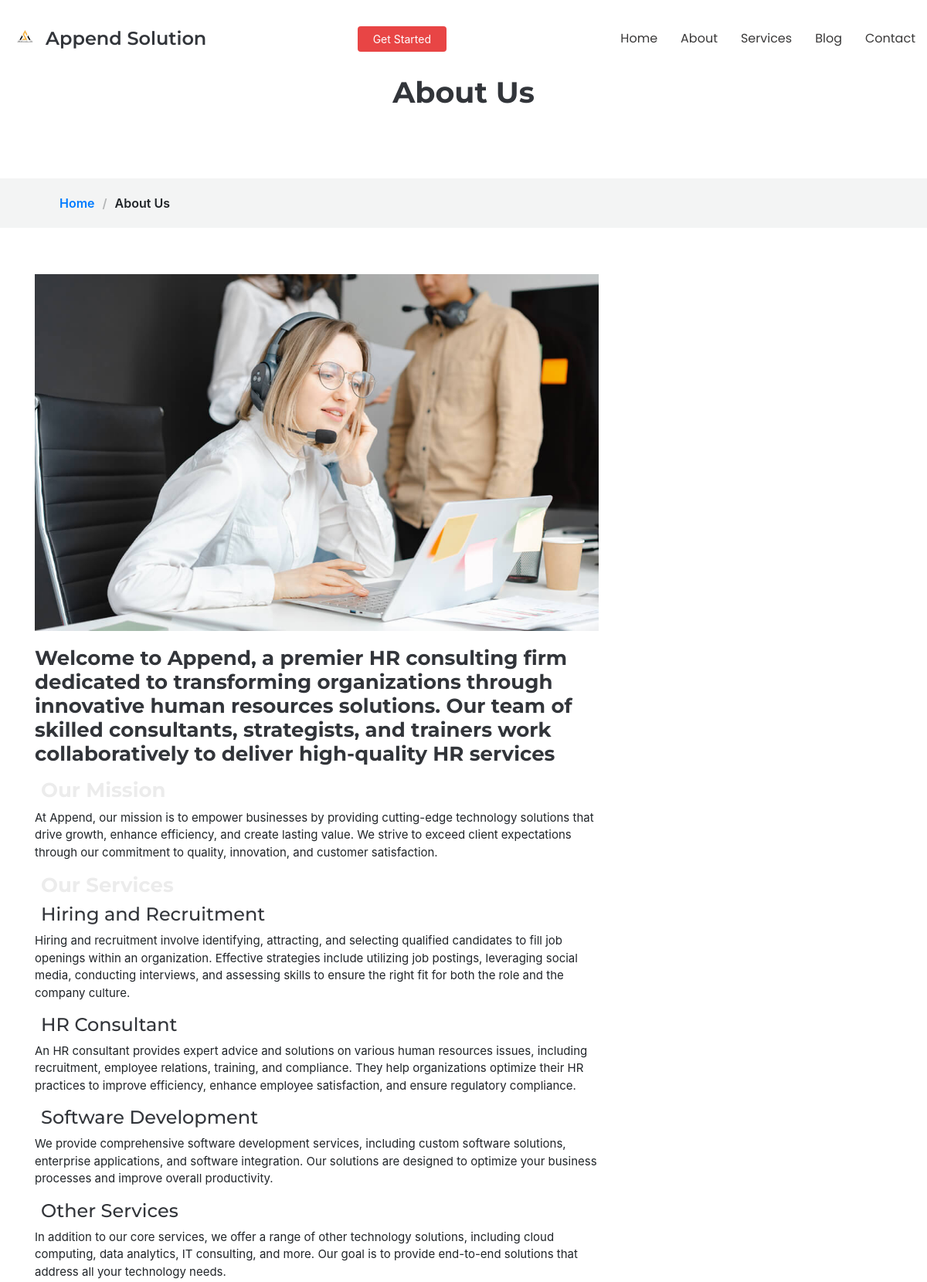
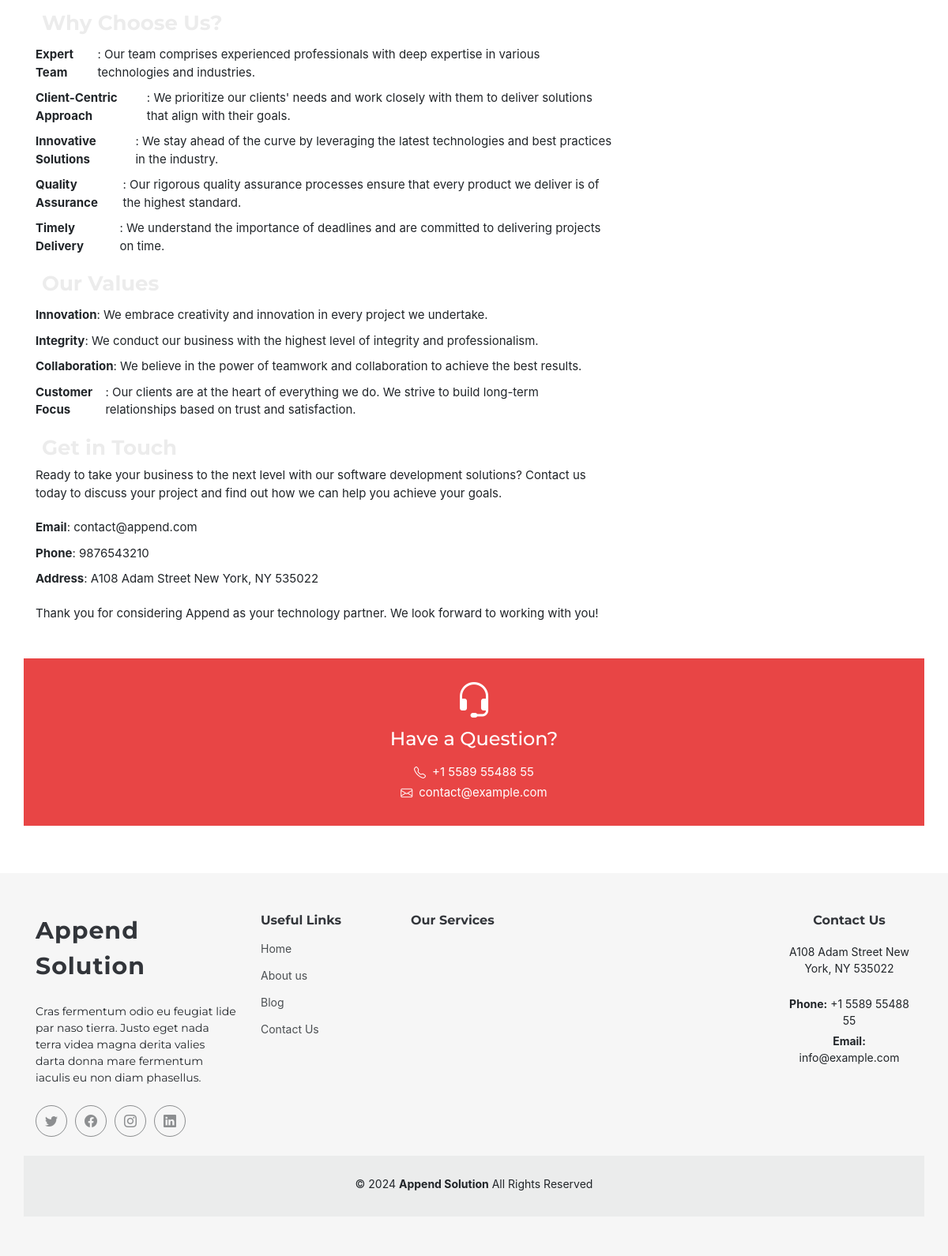
The page /about-us/ on the database its author committed (2 pictures, top to bottom).
### static_app/models.py (models this page shows)
class GlobalSetting(models.Model):
    text = models.TextField(null=True, blank=True)
    global_image = models.ImageField(
        upload_to="globalsetting/%Y/%m/%d/", null=True, blank=True
    )
    logo_image = models.ImageField(
        upload_to="globalsetting/%Y/%m/%d/", null=True, blank=True
    )
    global_url_insta = models.URLField(null=True, blank=True)
    global_url_facebook = models.URLField(null=True, blank=True)
    global_url_twitter = models.URLField(null=True, blank=True)
    global_url_linkedin = models.URLField(null=True, blank=True)
    insta_is_active = models.BooleanField(default=True)
    facebook_is_active = models.BooleanField(default=True)
    twitter_is_active = models.BooleanField(default=True)
    linkedin_is_active = models.BooleanField(default=True)
    created_at = models.DateField(auto_now_add=True)
    slug = models.CharField(max_length=250, unique=True, default=uuid.uuid4)

class About(models.Model):
    title = models.CharField(max_length=250, null=True, blank=True)
    content = RichTextField(null=True, blank=True)
    is_active = models.BooleanField(default=True)
    created_at = models.DateField(auto_now_add=True)
    slug = models.CharField(max_length=250, unique=True, default=uuid.uuid4)

class CustomerService(models.Model):
    tollfree1 = models.CharField(max_length=250, null=True, blank=True)
    tollfree2 = models.CharField(max_length=250, null=True, blank=True)
    email = models.EmailField(unique=False)
    address = models.CharField(max_length=250, null=True, blank=True)
    servicehours = models.TextField(null=True,blank=True)
    iphonelink = models.CharField(max_length=250, null=True, blank=True)
    androidlink = models.CharField(max_length=250, null=True, blank=True)
    created_at = models.DateField(auto_now_add=True)
    slug = models.CharField(max_length=250, unique=True, default=uuid.uuid4)

### static_app/views.py (the view)
# urls.py: path('about-us/', views.AboutUs, name='about_us'),
def AboutUs(request):
    template_name="web/about-us.html"
    globlesetting=GlobalSetting.objects.get(id=1)
    costomer_service=CustomerService.objects.get(id=1)
    about=About.objects.get(id=1)
    return render(request, template_name,{"about":about,'costomer_service':costomer_service,'globlesetting':globlesetting})

### templates/web/about-us.html (shortened to what this page needs)
{% extends 'web/base/base.html' %}
{% load static %}
{% block content %}
{% include 'web/base/header.html'%}
<body class="services-details-page">
  <main class="main">
    <div class="page-title mt-3" data-aos="fade">
      <div class="heading">
        <div class="container">
          <div class="row d-flex justify-content-center text-center">
            <div class="col-lg-8">
              <h1 class="">About Us</h1>
            </div>
          </div>
        </div>
      </div>
      <nav class="breadcrumbs">
        <div class="container">
          <ol>
            <li><a href="{% url 'home' %}">Home</a></li>
            <li class="current">About Us</li>
          </ol>
        </div>
      </nav>
    </div>
    <section id="service-details" class="service-details section">
      <div class="container">
        <div class="row gy-5">
          <div class="col-lg-8 " data-aos="fade-up" data-aos-delay="200">
            <img src="{% static 'assets/img/services.jpg' %}" alt="" class="img-fluid services-img">
            <h3>{{about.title}}</h3>
            <p>
              {{about.content| safe}}
            </p>
          </div>
            <div class="help-box d-flex flex-column justify-content-center align-items-center">
              <i class="bi bi-headset help-icon"></i>
              <h4>Have a Question?</h4>
              <p class="d-flex align-items-center mt-2 mb-0"><i class="bi bi-telephone me-2"></i> <span>+1 5589 55488 55</span></p>
              <p class="d-flex align-items-center mt-1 mb-0"><i class="bi bi-envelope me-2"></i> <a href="mailto:contact@example.com">contact@example.com</a></p>
            </div>
        </div>
      </div>
    </section>
  </main>
</body>
{% include 'web/base/footer.html' %}
{% endblock content %}

### templates/web/base/header.html (shortened to what this page needs)
{% load static %}
<header id="header" class="header d-flex align-items-center fixed-top">
    <div class="container-fluid position-relative d-flex align-items-center justify-content-between">
      <a href="{% url 'home' %}" class="logo d-flex align-items-center me-auto me-xl-0">
        <img src="{{globlesetting.logo_image.url}}" alt="">
        <h1 class="sitename">Append Solution</h1>
      </a>
      <nav id="navmenu" class="navmenu">
        <ul>
          <li><a href="{% url 'home' %}" class="">Home</a></li>
          <li><a href="{% url 'about_us' %}">About</a></li>
          <li><a href="{% url 'services_list' %}">Services</a></li>
          <li><a href="{% url 'blog_list' %}">Blog</a></li>
          <li><a href="{% url 'contact_us' %}">Contact</a></li>
        </ul>
      </nav>
      <a class="btn-getstarted" href="{% url 'contact_us' %}">Get Started</a>
    </div>
  </header>

### templates/web/base/footer.html (shortened to what this page needs)
{% load static %}
<footer id="footer" class="footer position-relative">
    <div class="container footer-top">
      <div class="row gy-4">
        <div class="col-lg-3 col-md-12 footer-about">
          <a href="{% url 'home' %}" class="logo d-flex align-items-center">
            <span class="sitename">Append Solution</span>
          </a>
          <p>{{globlesetting.text}}</p>
          <div class="social-links d-flex mt-4">
            {% if globlesetting.twitter_is_active %}
            <a href="{{globlesetting.global_url_twitter}}"><i class="bi bi-twitter"></i></a>
            {% endif %}
            {% if globlesetting.facebook_is_active %}
            <a href="{{globlesetting.global_url_facebook}}"><i class="bi bi-facebook"></i></a>
            {% endif %}
            {% if globlesetting.insta_is_active %}
            <a href="{{globlesetting.global_url_insta}}"><i class="bi bi-instagram"></i></a>
            {% endif %}
            {% if globlesetting.linkedin_is_active %}
            <a href="{{globlesetting.global_url_linkedin}}"><i class="bi bi-linkedin"></i></a>
            {% endif %}
          </div>
        </div>
        <div class="col-lg-2 col-6 footer-links">
          <h4>Useful Links</h4>
          <ul>
            <li><a href="{% url 'home' %}">Home</a></li>
            <li><a href="{% url 'about_us' %}">About us</a></li>
            <li><a href="{% url 'blog_list' %}">Blog</a></li>
            <li><a href="{% url 'contact_us' %}">Contact Us</a></li>
          </ul>
        </div>
        <div class="col-lg-5 col-6 footer-links">
          <h4>Our Services</h4>
        </div>
        <div class="col-lg-2 col-md-12 footer-contact text-center text-md-start">
          <h4>Contact Us</h4>
          <p>{{costomer_service.address}}</p>
          <p class="mt-4"><strong>Phone:</strong> <span>{{costomer_service.tollfree1}}</span></p>
          <p><strong>Email:</strong> <span>{{costomer_service.email}}</span></p>
        </div>
      </div>
    </div>
    <div class="container copyright text-center mt-4">
      <p>© <script> document.write(new Date().getFullYear()); </script> <strong class="sitename">Append Solution</strong> <span>All Rights Reserved</span></p>
    </div>
  </footer>

### rows shown on the page
GlobalSetting: logo_image (picture), text "Cras fermentum odio eu feugiat lide par naso tierra. Justo eget nada terra videa magna derita valies darta donna mare fermentum iaculis eu non diam phasellus."
About: title "Welcome to Append, a premier HR consulting firm dedicated to transforming organizations through innovative human resources solutions. Our team of skilled consultants, strategists, and trainers work collaboratively to deliver high-quality HR services", content "At Append, our mission is to empower businesses by providing cutting-edge technology solutions that drive growth, enhance efficiency, and create lasting value. We strive to exceed client expectations through our commitment to quality, innovation, and customer satisfaction. Hiring and Recruitment Hiring and recruitment involve identifying, attracting, and selecting qualified candidates to fill job openings within an organization. Effective strategies include utilizing job postings, leveraging social media, conducting interviews, and assessing skills to ensure the right fit for both the role and the company culture. HR Consultant An HR consultant provides expert advice and solutions on…"
CustomerService: address "A108 Adam Street New York, NY 535022", tollfree1 "+1 5589 55488 55", email "info@example.com"
